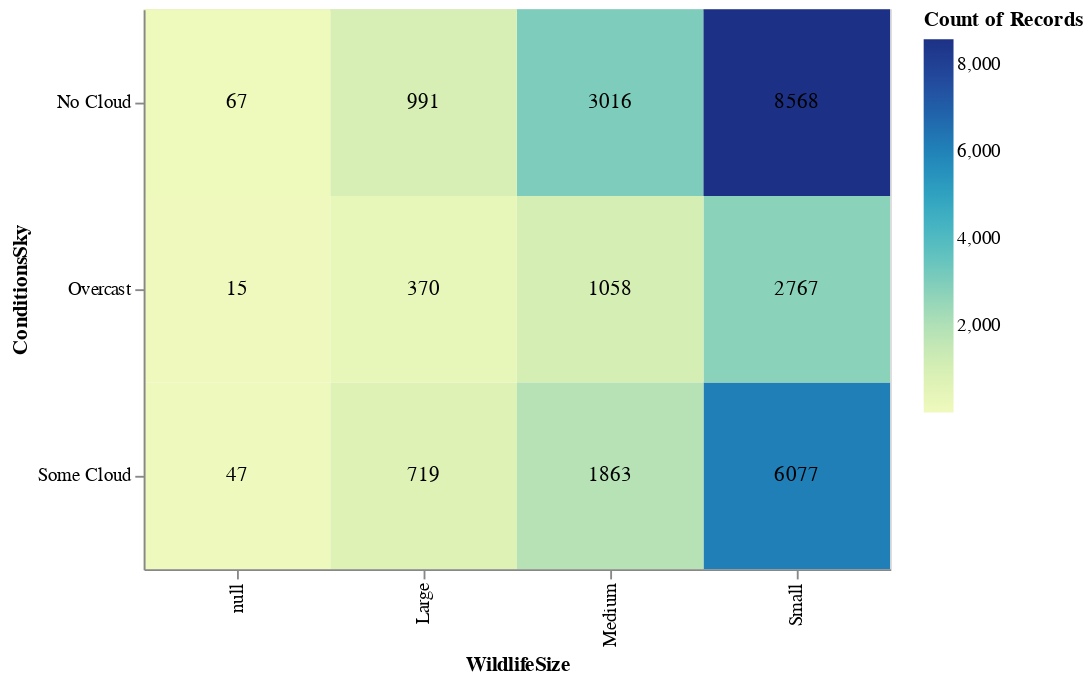

This figure's notebook cell:
### Code cell
pre = alt.Chart(df).encode(
    x="WildlifeSize", 
    y="ConditionsSky", 
    ).properties(width={"step": 100}, height={"step": 100})
boxes = pre.mark_rect().encode(color="count()")
text = pre.mark_text().encode(text="count()")
# text = alt.Chart(df).mark_text().encode(
#     x="WildlifeSize", 
#     y="ConditionsSky", 
#     text="count()"
#     ).properties(width={"step": 100}, height={"step": 100}) 
boxes + text

### Figure 1 — Vega specification as saved in the notebook (floating-point values rounded to 4 significant figures)
{"$schema": "https://vega.github.io/schema/vega/v5.json", "data": [{"name": "source_0", "values": [{"ConditionsSky": "No Cloud", "WildlifeSize": "Medium", "__count": 3016}, {"ConditionsSky": "Some Cloud", "WildlifeSize": "Small", "__count": 6077}, {"ConditionsSky": "No Cloud", "WildlifeSize": "Small", "__count": 8568}, {"ConditionsSky": "No Cloud", "WildlifeSize": "Large", "__count": 991}, {"ConditionsSky": "Overcast", "WildlifeSize": "Small", "__count": 2767}, {"ConditionsSky": "Some Cloud", "WildlifeSize": "Large", "__count": 719}, {"ConditionsSky": "Overcast", "WildlifeSize": "Medium", "__count": 1058}, {"ConditionsSky": "Some Cloud", "WildlifeSize": "Medium", "__count": 1863}, {"ConditionsSky": "Overcast", "WildlifeSize": "Large", "__count": 370}, {"ConditionsSky": "No Cloud", "WildlifeSize": null, "__count": 67}, {"ConditionsSky": "Some Cloud", "WildlifeSize": null, "__count": 47}, {"ConditionsSky": "Overcast", "WildlifeSize": null, "__count": 15}]}, {"name": "source_0_x_domain_WildlifeSize", "values": [{"WildlifeSize": "Medium"}, {"WildlifeSize": "Small"}, {"WildlifeSize": "Large"}, {"WildlifeSize": null}]}, {"name": "source_0_y_domain_ConditionsSky", "values": [{"ConditionsSky": "No Cloud"}, {"ConditionsSky": "Some Cloud"}, {"ConditionsSky": "Overcast"}]}, {"name": "source_0_color_domain___count", "values": [{"min": 15, "max": 8568}]}], "signals": [{"name": "x_step", "value": 100}, {"name": "width", "update": "bandspace(domain('x').length, 0, 0) * x_step"}, {"name": "y_step", "value": 100}, {"name": "height", "update": "bandspace(domain('y').length, 0, 0) * y_step"}], "marks": [{"type": "rect", "name": "layer_0_marks", "from": {"data": "source_0"}, "encode": {"update": {"height": {"scale": "y", "band": 1}, "x": {"field": "WildlifeSize", "scale": "x"}, "fill": {"field": "__count", "scale": "color"}, "width": {"scale": "x", "band": 1}, "description": {"signal": "\"Count of Records: \" + (format(datum[\"__count\"], \"\")) + \"; WildlifeSize: \" + (isValid(datum[\"WildlifeSize\"]) ? datum[\"WildlifeSize\"] : \"\"+datum[\"WildlifeSize\"]) + \"; ConditionsSky: \" + (isValid(datum[\"ConditionsSky\"]) ? datum[\"ConditionsSky\"] : \"\"+datum[\"ConditionsSky\"])"}, "y": {"field": "ConditionsSky", "scale": "y"}}}, "style": ["rect"]}, {"type": "text", "name": "layer_1_marks", "from": {"data": "source_0"}, "encode": {"update": {"text": {"signal": "format(datum[\"__count\"], \"\")"}, "y": {"field": "ConditionsSky", "scale": "y", "band": 0.5}, "align": {"value": "center"}, "x": {"field": "WildlifeSize", "scale": "x", "band": 0.5}, "baseline": {"value": "middle"}, "description": {"signal": "\"Count of Records: \" + (format(datum[\"__count\"], \"\")) + \"; WildlifeSize: \" + (isValid(datum[\"WildlifeSize\"]) ? datum[\"WildlifeSize\"] : \"\"+datum[\"WildlifeSize\"]) + \"; ConditionsSky: \" + (isValid(datum[\"ConditionsSky\"]) ? datum[\"ConditionsSky\"] : \"\"+datum[\"ConditionsSky\"])"}, "fill": {"value": "black"}}}, "style": ["text"]}], "scales": [{"name": "x", "type": "band", "domain": {"data": "source_0_x_domain_WildlifeSize", "field": "WildlifeSize", "sort": true}, "range": {"step": {"signal": "x_step"}}, "paddingOuter": 0, "paddingInner": 0}, {"name": "y", "type": "band", "domain": {"data": "source_0_y_domain_ConditionsSky", "field": "ConditionsSky", "sort": true}, "range": {"step": {"signal": "y_step"}}, "paddingInner": 0, "paddingOuter": 0}, {"name": "color", "type": "linear", "domain": [{"signal": "(data(\"source_0_color_domain___count\")[0] || {}).min"}, {"signal": "(data(\"source_0_color_domain___count\")[0] || {}).max"}], "range": "heatmap", "interpolate": "hcl", "zero": false}], "axes": [{"scale": "x", "orient": "bottom", "grid": false, "labelAngle": 270, "labelBaseline": "middle", "labelAlign": "right", "zindex": 1, "title": "WildlifeSize"}, {"scale": "y", "zindex": 1, "title": "ConditionsSky", "grid": false, "orient": "left"}], "style": "cell", "legends": [{"fill": "color", "gradientLength": {"signal": "clamp(height, 64, 200)"}, "title": "Count of Records"}], "padding": 5, "background": "white"}
